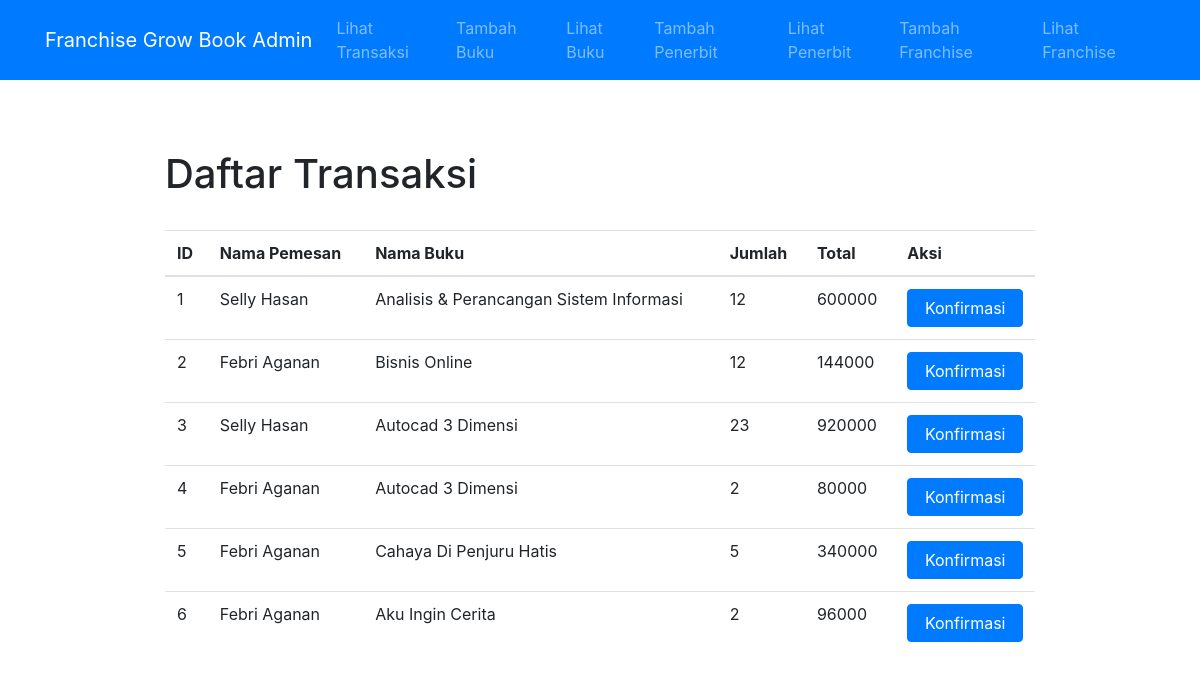
Screenshot of /lihat_transaksi.php (signed in) with the database file from the repository.
### tables this page shows
CREATE TABLE `tb_transaksi` (
  `id` int(11) NOT NULL,
  `nama_pemesan` varchar(255) NOT NULL,
  `nama_buku` varchar(255) NOT NULL,
  `jumlah` int(11) NOT NULL,
  `total` int(11) NOT NULL
);

### lihat_transaksi.php (the view, shortened to what this page needs)
<?php
  include 'conn.php';
  include 'navbar.php';
  $sql = "SELECT * FROM tb_transaksi";
  $result = $conn->query($sql);
 ?>
  <head>
    <link rel="stylesheet" href="https://maxcdn.bootstrapcdn.com/bootstrap/4.0.0/css/bootstrap.min.css">
  </head>
  <body style="padding: 150px;">
    <div class="container">
      <h1>Daftar Transaksi</h1>
      <br>
      <table class="table table-hover">
         <thead>
           <tr>
             <th>ID</th>
             <th>Nama Pemesan</th>
             <th>Nama Buku</th>
             <th>Jumlah</th>
             <th>Total</th>
             <th>Aksi</th>
           </tr>
         </thead>
         <tbody>
           <?php
           if ($result->num_rows > 0) {
               $a = 0;
               while($row = $result->fetch_assoc()) {
                 $a++;
                 echo
                   "
                   <tr>
                   <td name='id'>".$a."</td>
                   <td name=''>".$row["nama_pemesan"]."</td>
                   <td name=''>".$row["nama_buku"]."</td>
                   <td name=''>".$row["jumlah"]."</td>
                   <td name=''>".$row["total"]."</td>
                   <td>
                   <button type='submit' class='btn btn-primary btn-block' name='konfirmasi' value='".$row["id"]."'>Konfirmasi</button>
                   </td>
                   </tr>
                   ";
               }
           } else {
               echo "<h1>Data Belum Ada</h1><br>";
           }
            ?>
         </tbody>
       </table>
    </div>
  </body>
</html>

### rows the page displays
tb_transaksi: nama_pemesan "Selly Hasan", nama_buku "Analisis & Perancangan Sistem Informasi", jumlah "12", total "600000"
tb_transaksi: nama_pemesan "Febri Aganan", nama_buku "Bisnis Online", jumlah "12", total "144000"
tb_transaksi: nama_pemesan "Selly Hasan", nama_buku "Autocad 3 Dimensi", jumlah "23", total "920000"
tb_transaksi: nama_pemesan "Febri Aganan", nama_buku "Autocad 3 Dimensi", jumlah "2", total "80000"
tb_transaksi: nama_pemesan "Febri Aganan", nama_buku "Cahaya Di Penjuru Hatis", jumlah "5", total "340000"
tb_transaksi: nama_pemesan "Febri Aganan", nama_buku "Aku Ingin Cerita", jumlah "2", total "96000"
